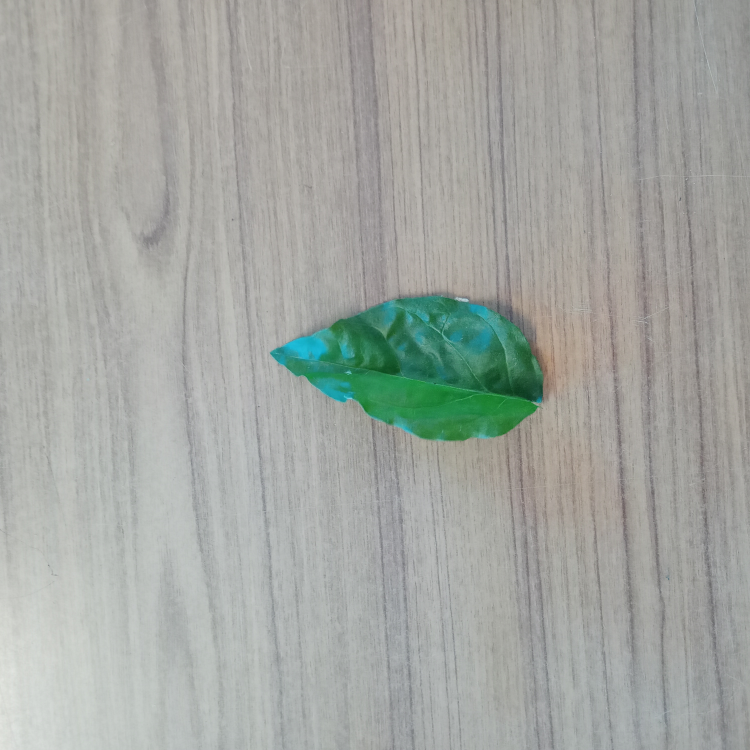
#> input picture DATA_SET/1.jpg, 3000 x 3000 px (shown at 1/4 size); its folder holds only this picture in this run
$ python -i test9.py   (imports and definitions only)
#> lines starting #> are read from the running program, lines starting #| are printed output that depends on the picture; after the words box and inside, x2 and y2 are one past the last pixel; in counts of white or black regions, pixels touching at a corner belong together
import cv2
import numpy as np
import os
import glob
from tkinter import *
import sys
sys.path.append("./")
from dropdown import MyDropDown


# Define HSV range for green
lower_green = np.array([35, 40, 40])  # Lower bound (H: 35, S: 40, V: 40)
upper_green = np.array([85, 255, 255])  # Upper bound (H: 85, S: 255, V: 255)

reducing_factor = 500


folder_path = os.path.join(".", "DATA_SET")
image_paths = glob.glob(f"{folder_path}/*.[jJpP][pPnN][gG]")  # Matches .jpg, .png, etc.
image__names = images = [f for f in os.listdir(folder_path) if f.lower().endswith((".jpg", ".png"))]

# [36 lines left out: function liveFromCamera, not called in this run]

def fromDataset(image_path):
#> called with image_path = '../DATA_SET/1.jpg'
    image = cv2.imread(image_path)
#> image is the input picture: shape (3000, 3000, 3); mean B, G, R 161.7, 166.7, 163.1
    resized_image = cv2.resize(image, (reducing_factor, reducing_factor))
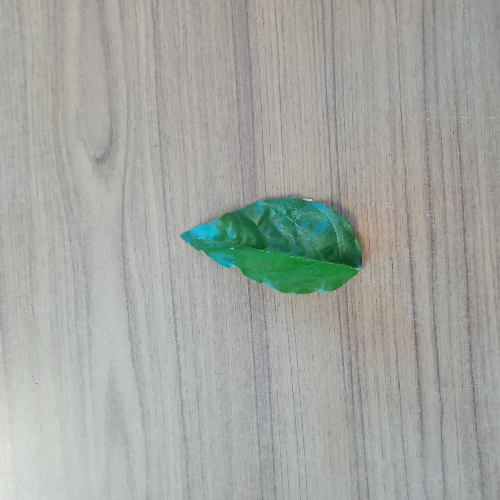
#> resized_image: shape (500, 500, 3); mean B, G, R 161.8, 166.9, 163.2
    hsv = cv2.cvtColor(resized_image, cv2.COLOR_BGR2HSV)
#> hsv: shape (500, 500, 3); mean H, S, V 44.2, 16.8, 168.7
    mask = cv2.inRange(hsv, lower_green, upper_green)
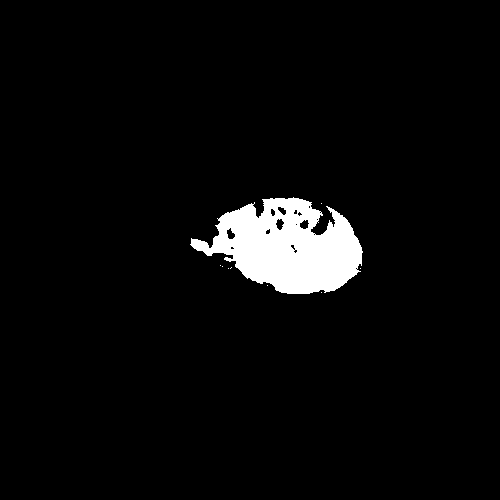
#> mask: shape (500, 500); 4.1% white; 9 white regions (8 under 20 px), largest, box (x1, y1, x2, y2) and area: (190, 197, 363, 294) 10230

    num_of_whites = np.count_nonzero(mask)
#> num_of_whites = 10239
    total_pixels = len(mask) * len(mask[0])
#> total_pixels = 250000
    print(f"{num_of_whites*100/total_pixels}%")
#| 4.0956%

    # Display images using OpenCV
    cv2.imshow('Original', resized_image)
    cv2.imshow('Mask', mask)

    # Return on pressing 'q'
    if cv2.waitKey(0) & 0xFF == ord('q'):
#> (key q is pressed here)
        cv2.destroyAllWindows()
        return
    if cv2.getWindowProperty('Original', cv2.WND_PROP_VISIBLE) < 1:
        cv2.destroyAllWindows()
        return
    if cv2.getWindowProperty('Mask', cv2.WND_PROP_VISIBLE) < 1:
        cv2.destroyAllWindows()
        return

# [9 lines left out: function processNShow, not called in this run]

# liveFromCamera()
# fromDataset(image_paths[0])


# [2 lines not run here, left out]

drop_list = image__names
# [2 lines not run here, left out]
# [1 line that did not run here, left out]

# [1 line not run here, left out]

>>> result = fromDataset('../DATA_SET/1.jpg')

$ run again, on DATA_SET/10.jpg
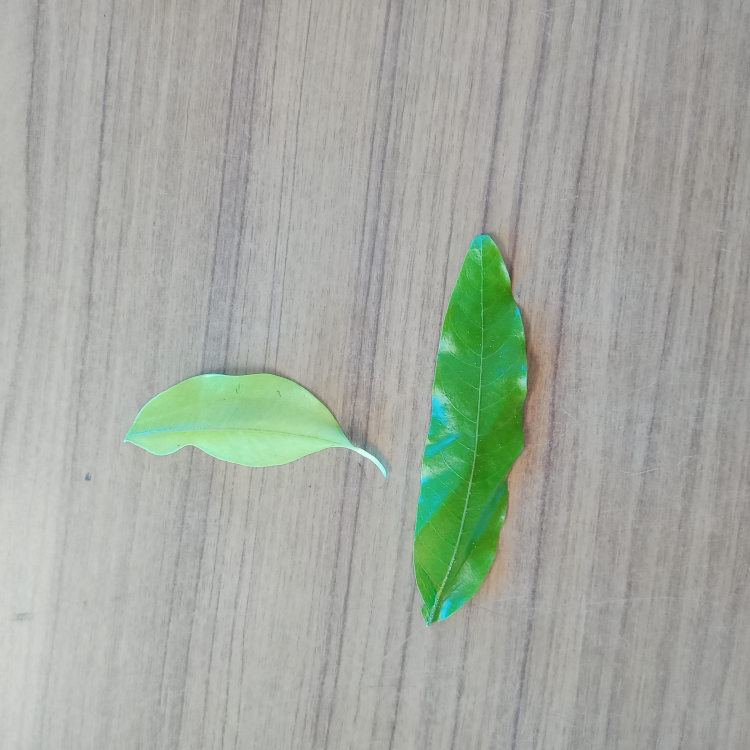
#> input picture DATA_SET/10.jpg, 3000 x 3000 px (shown at 1/4 size)
#> in fromDataset, image is the input picture: shape (3000, 3000, 3); mean B, G, R 161.1, 170.2, 163.9
#> in fromDataset, `resized_image = cv2.resize(image, (reducing_factor, reducing_factor))`:
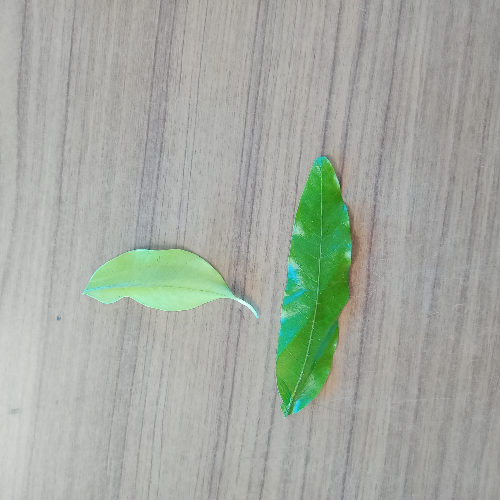
#> resized_image: shape (500, 500, 3); mean B, G, R 161.2, 170.3, 164
#> hsv: shape (500, 500, 3); mean H, S, V 39.7, 17.4, 171.4
#> in fromDataset, `mask = cv2.inRange(hsv, lower_green, upper_green)`:
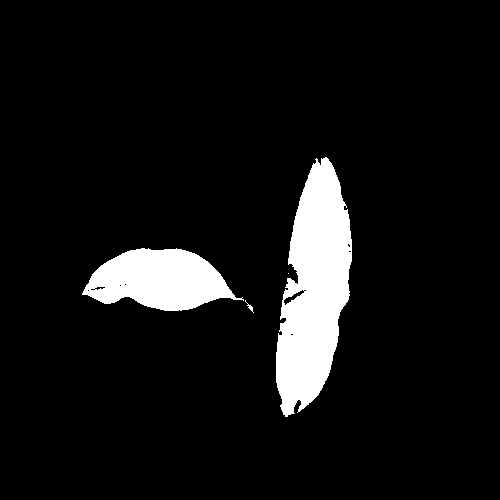
#> mask: shape (500, 500); 7.7% white; 4 white regions (1 under 20 px), largest, box (x1, y1, x2, y2) and area: (276, 157, 352, 417) 12698, (82, 248, 244, 311) 6622, (245, 300, 254, 313) 28
#> num_of_whites = 19349
#> total_pixels = 250000
#| 7.7396%

$ run again, on DATA_SET/11.jpg
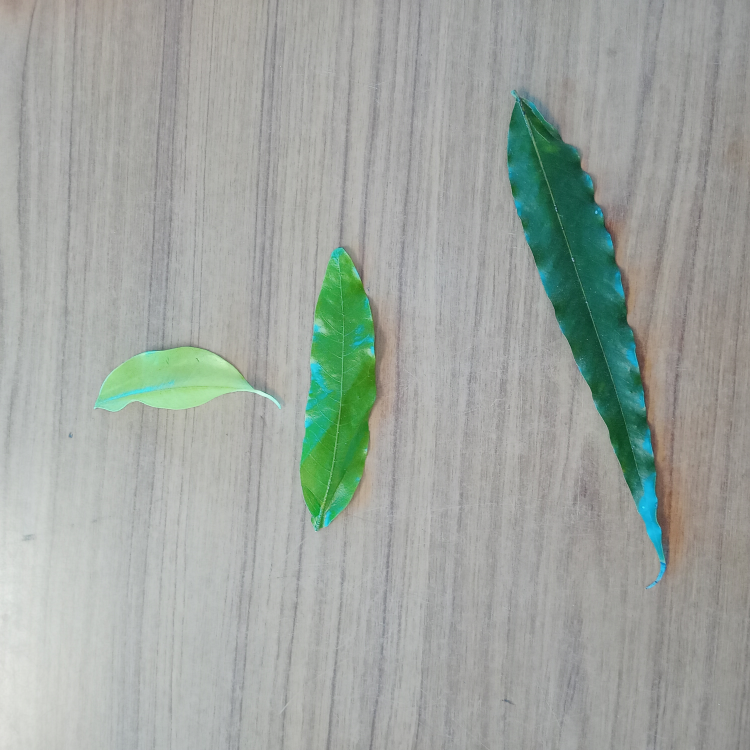
#> input picture DATA_SET/11.jpg, 3000 x 3000 px (shown at 1/4 size)
#> in fromDataset, image is the input picture: shape (3000, 3000, 3); mean B, G, R 159.7, 165.7, 159
#> in fromDataset, `resized_image = cv2.resize(image, (reducing_factor, reducing_factor))`:
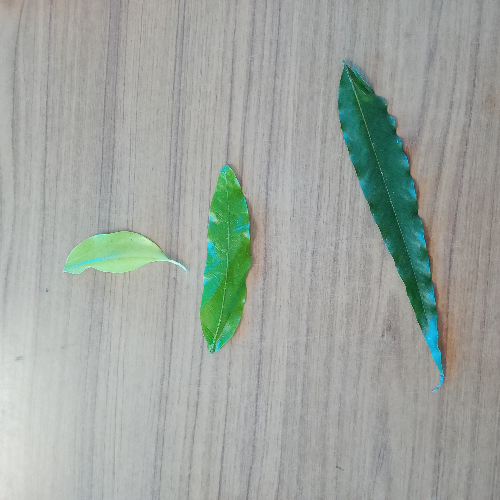
#> resized_image: shape (500, 500, 3); mean B, G, R 159.9, 165.8, 159.2
#> hsv: shape (500, 500, 3); mean H, S, V 47.1, 20.1, 167.2
#> in fromDataset, `mask = cv2.inRange(hsv, lower_green, upper_green)`:
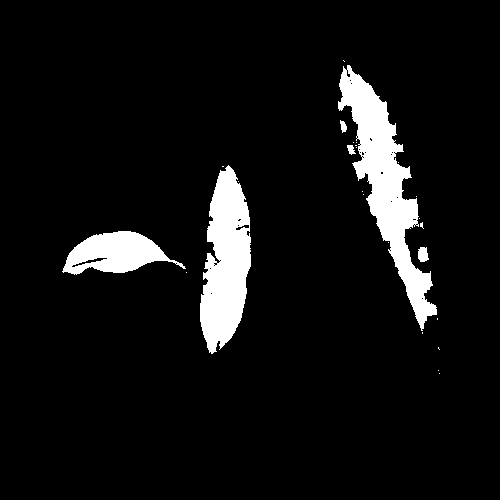
#> mask: shape (500, 500); 7.1% white; 26 white regions (20 under 20 px), largest, box (x1, y1, x2, y2) and area: (338, 65, 437, 331) 7995, (200, 165, 251, 354) 6470, (62, 231, 186, 275) 3067, (418, 247, 429, 262) 131, (340, 120, 347, 133) 58, (347, 145, 356, 155) 56
#> num_of_whites = 17818
#> total_pixels = 250000
#| 7.1272%

$ run again, on DATA_SET/12.jpg
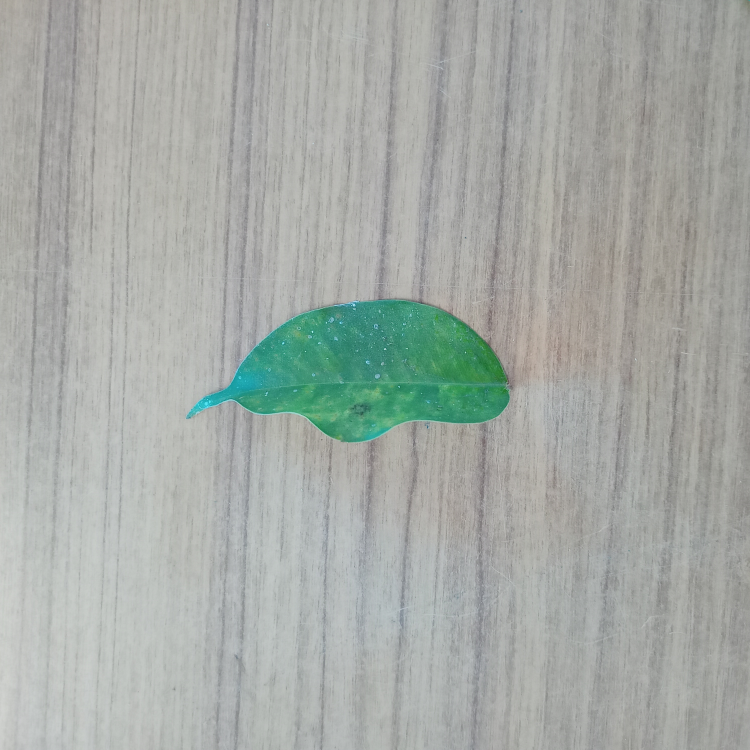
#> input picture DATA_SET/12.jpg, 3000 x 3000 px (shown at 1/4 size)
#> in fromDataset, image is the input picture: shape (3000, 3000, 3); mean B, G, R 166.1, 170.9, 165.5
#> in fromDataset, `resized_image = cv2.resize(image, (reducing_factor, reducing_factor))`:
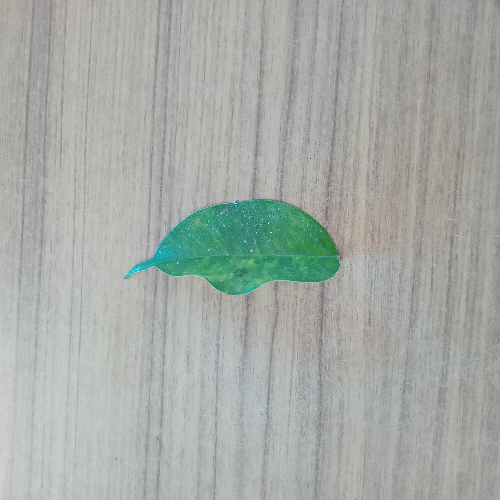
#> resized_image: shape (500, 500, 3); mean B, G, R 166.3, 171, 165.7
#> hsv: shape (500, 500, 3); mean H, S, V 48.3, 14.7, 171.8
#> in fromDataset, `mask = cv2.inRange(hsv, lower_green, upper_green)`:
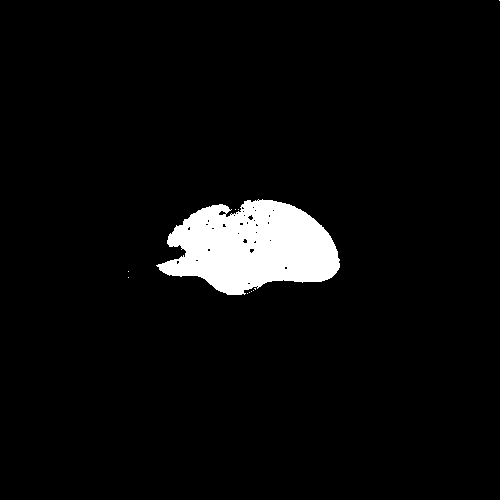
#> mask: shape (500, 500); 4.7% white; 11 white regions (10 under 20 px), largest, box (x1, y1, x2, y2) and area: (156, 199, 340, 295) 11793
#> num_of_whites = 11805
#> total_pixels = 250000
#| 4.722%
